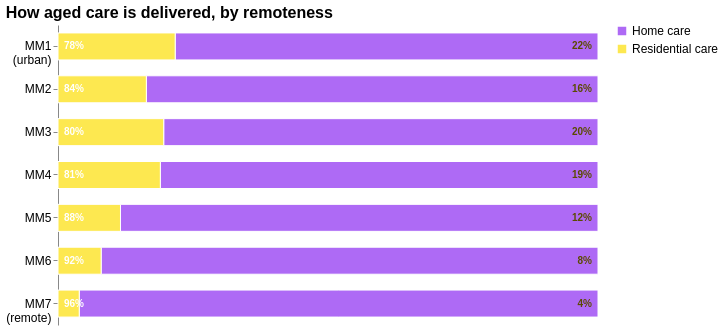

This figure's Vega-Lite source:
### Vega-Lite specification from a JSON file in a GitHub repository (floating-point values rounded to 4 significant figures)
{"$schema": "https://vega.github.io/schema/vega-lite/v5.json", "description": "Figure 9 - Horizontal 100% stacked bar: home vs residential share by remoteness.", "title": {"text": "How aged care is delivered, by remoteness", "anchor": "start", "fontSize": 16}, "width": 540, "height": 300, "data": {"values": [{"mmm": 1, "mmm_label": "Metropolitan areas", "care_type": "Home support", "share_pct": 78.3}, {"mmm": 1, "mmm_label": "Metropolitan areas", "care_type": "Residential", "share_pct": 21.7}, {"mmm": 2, "mmm_label": "Regional centres", "care_type": "Home support", "share_pct": 83.64}, {"mmm": 2, "mmm_label": "Regional centres", "care_type": "Residential", "share_pct": 16.36}, {"mmm": 3, "mmm_label": "Large rural towns", "care_type": "Home support", "share_pct": 80.42}, {"mmm": 3, "mmm_label": "Large rural towns", "care_type": "Residential", "share_pct": 19.58}, {"mmm": 4, "mmm_label": "Medium rural towns", "care_type": "Home support", "share_pct": 81.05}, {"mmm": 4, "mmm_label": "Medium rural towns", "care_type": "Residential", "share_pct": 18.95}, {"mmm": 5, "mmm_label": "Small rural towns", "care_type": "Home support", "share_pct": 88.43}, {"mmm": 5, "mmm_label": "Small rural towns", "care_type": "Residential", "share_pct": 11.57}, {"mmm": 6, "mmm_label": "Remote communities", "care_type": "Home support", "share_pct": 92.01}, {"mmm": 6, "mmm_label": "Remote communities", "care_type": "Residential", "share_pct": 7.99}, {"mmm": 7, "mmm_label": "Very remote communities", "care_type": "Home support", "share_pct": 96.07}, {"mmm": 7, "mmm_label": "Very remote communities", "care_type": "Residential", "share_pct": 3.93}]}, "transform": [{"calculate": "'MM'+datum.mmm", "as": "mm"}], "encoding": {"y": {"field": "mm", "type": "ordinal", "sort": ["MM1", "MM2", "MM3", "MM4", "MM5", "MM6", "MM7"], "title": null, "axis": {"labelFontSize": 12, "labelExpr": "datum.label=='MM1' ? ['MM1','(urban)'] : (datum.label=='MM7' ? ['MM7','(remote)'] : datum.label)"}}, "x": {"field": "share_pct", "type": "quantitative", "stack": "normalize", "title": null, "axis": null}, "color": {"field": "care_type", "type": "nominal", "title": null, "scale": {"domain": ["Home support", "Residential"], "range": ["#ae6af5", "#fde850"]}, "legend": {"orient": "right", "direction": "vertical", "labelFontSize": 12, "labelExpr": "datum.label=='Home support' ? 'Home care' : 'Residential care'"}}, "order": {"field": "care_type", "sort": "descending"}}, "layer": [{"mark": {"type": "bar", "stroke": "white", "strokeWidth": 1, "height": {"band": 0.7}}}, {"transform": [{"filter": "datum.care_type=='Home support'"}, {"calculate": "round(datum.share_pct)+'%'", "as": "lbl"}], "mark": {"type": "text", "align": "left", "dx": 6, "fontSize": 10, "color": "white", "fontWeight": "bold"}, "encoding": {"x": {"datum": 0, "type": "quantitative"}, "text": {"field": "lbl", "type": "nominal"}, "color": {"value": "white"}}}, {"transform": [{"filter": "datum.care_type=='Residential'"}, {"calculate": "round(datum.share_pct)+'%'", "as": "lbl"}], "mark": {"type": "text", "align": "right", "dx": -6, "fontSize": 10, "color": "#5b4a00", "fontWeight": "bold"}, "encoding": {"x": {"datum": 1, "type": "quantitative"}, "text": {"field": "lbl", "type": "nominal"}, "color": {"value": "#5b4a00"}}}], "config": {"view": {"stroke": null}, "font": "Helvetica, Arial, sans-serif", "axis": {"grid": false}}}
